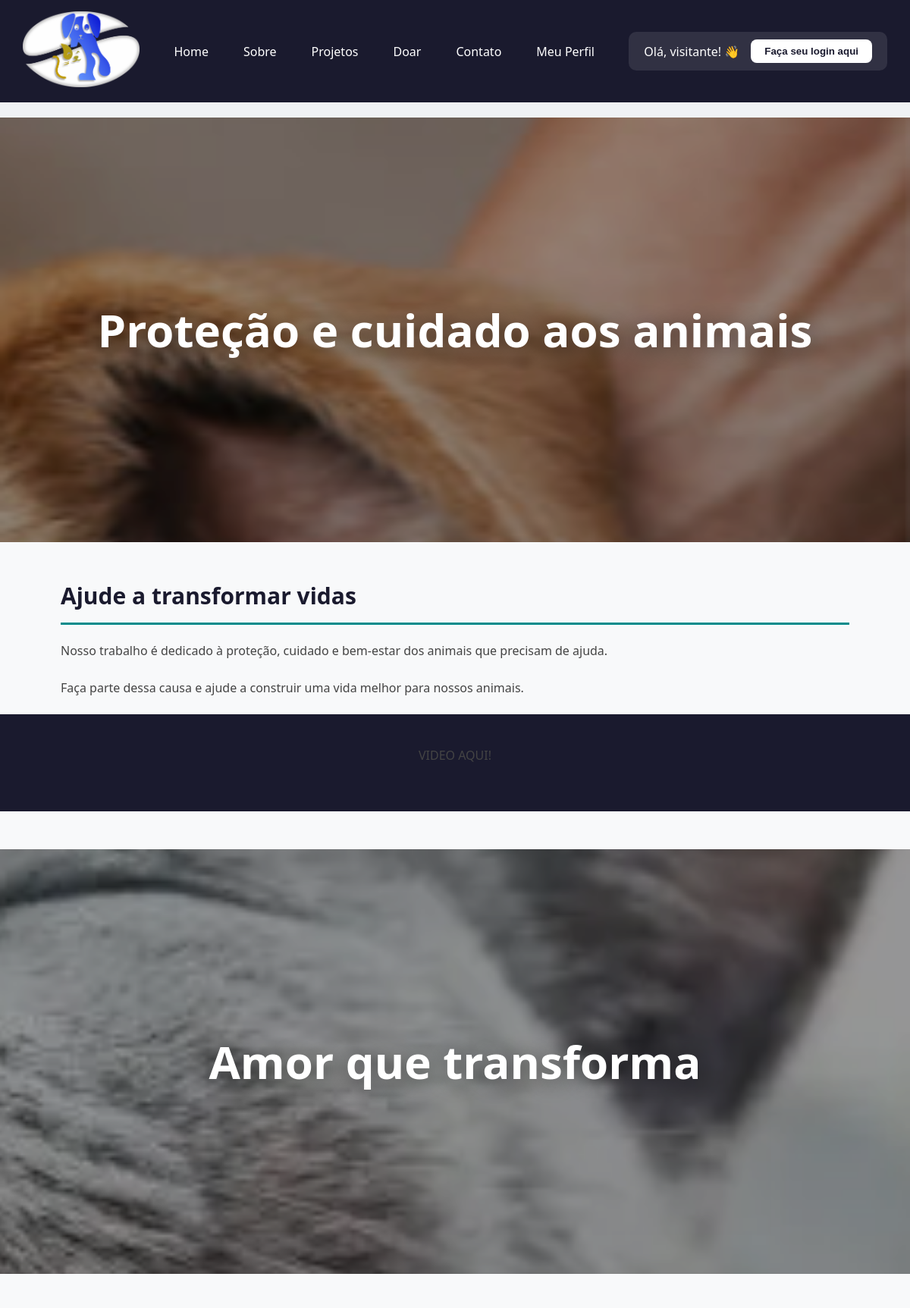
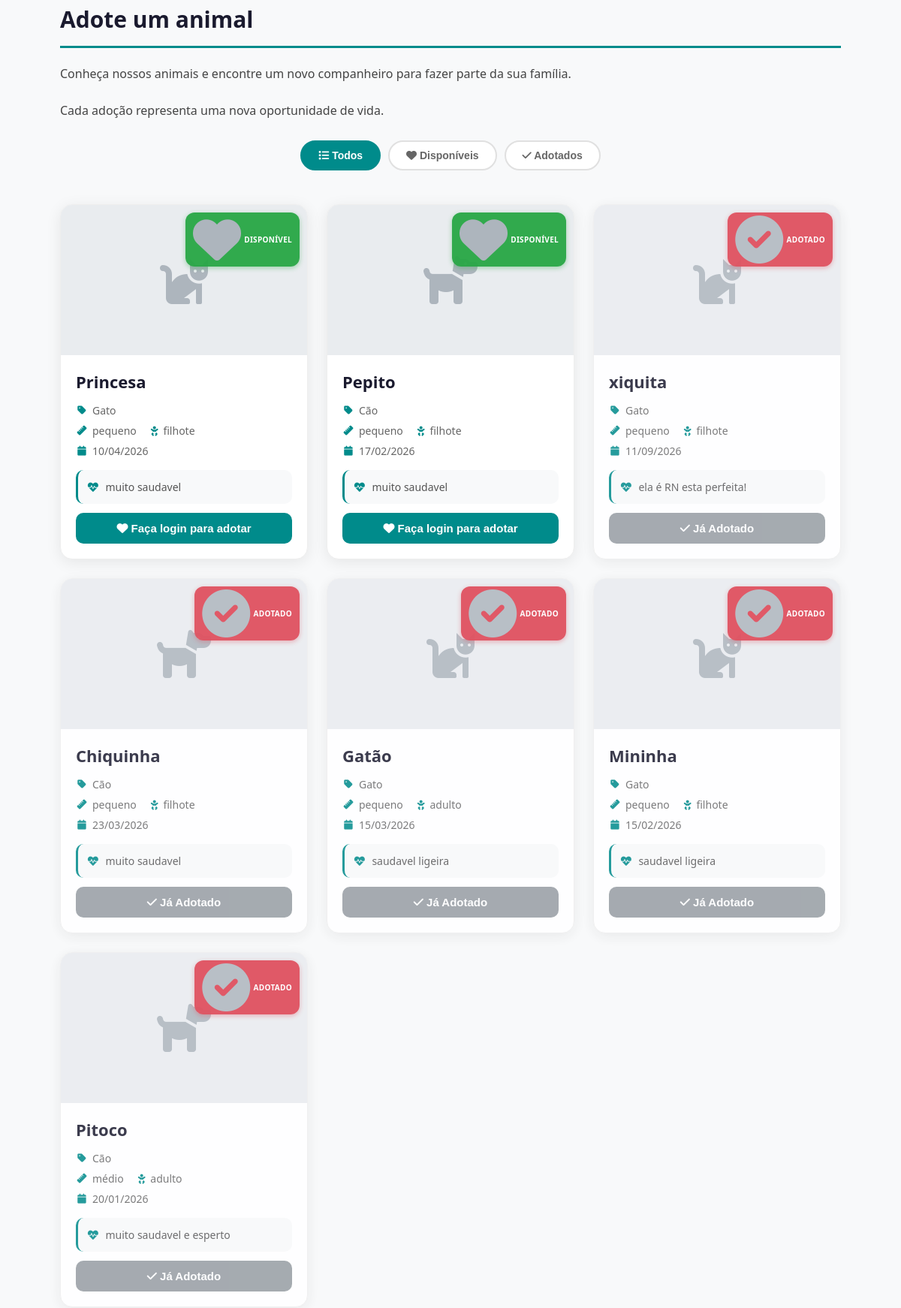
The page / (upper part) on the database its author committed (2 pictures, top to bottom).
### tables this page shows
CREATE TABLE `animais` (
    `id_animal` int(11) NOT NULL,
    `nome` varchar(30) DEFAULT NULL,
    `especie` enum('Gato', 'Cão') DEFAULT NULL,
    `porte` enum('pequeno', 'médio', 'grande') DEFAULT NULL,
    `data_acolhimento` date DEFAULT NULL,
    `idade_aparente` enum('filhote', 'adulto', 'idoso') DEFAULT NULL,
    `saude` text DEFAULT NULL,
    `foto` varchar(255) DEFAULT NULL
);

### conexao.php (called while the page is built, shortened)
<?php
function buscarAnimais($conexao)
{
    $sql = "SELECT a.*,
                   CASE
                       WHEN EXISTS (SELECT 1 FROM adocoes ad WHERE ad.id_animal = a.id_animal AND ad.status IN ('pendente', 'aprovado', 'concluido'))
                       THEN 1
                       ELSE 0
                   END as adotado,
                   CASE
                       WHEN EXISTS (SELECT 1 FROM adocoes ad WHERE ad.id_animal = a.id_animal AND ad.status IN ('pendente', 'aprovado', 'concluido'))
                       THEN (SELECT ad.status FROM adocoes ad WHERE ad.id_animal = a.id_animal AND ad.status IN ('pendente', 'aprovado', 'concluido') ORDER BY ad.id_adocao DESC LIMIT 1)
                       ELSE NULL
                   END as status_adocao
            FROM animais a
            ORDER BY adotado ASC, a.data_acolhimento DESC";
    $resultado = $conexao->query($sql);
    if ($resultado && $resultado->num_rows > 0) {
        return $resultado->fetch_all(MYSQLI_ASSOC);
    }
    return [];
}

### index.php (the view, shortened to what this page needs)
<?php
include "conexao.php";
$animais = buscarAnimais($conexao);
$usuario_logado = isset($_SESSION['usuario_id']);
$nome_usuario = $_SESSION['usuario_nome'] ?? 'visitante';
$nivel_usuario = $_SESSION['usuario_nivel'] ?? 4;
$nome_nivel = getNomeNivel($nivel_usuario);
?>
<!DOCTYPE html>
<html lang="pt-br">
<head>
    <link rel="stylesheet" href="estilos/style_geral.css">
    <link rel="stylesheet" href="estilos/style_index.css">
    <link rel="stylesheet" href="https://cdnjs.cloudflare.com/ajax/libs/font-awesome/6.0.0/css/all.min.css">
</head>
<body>
    <div class="wrapper">
        <header class="header">
            <a href="index.php">
                <img id="logoMenu" src="img/logoONG.png" alt="Logo APVAC">
            </a>
            <nav class="menu">
                <ul class="menu">
                    <li><a href="index.php">Home</a></li>
                    <li><a href="sobre.php">Sobre</a></li>
                    <li><a href="projetos.php">Projetos</a></li>
                    <li><a href="doar.php">Doar</a></li>
                    <li><a href="contato.php">Contato</a></li>
                    <li><a href="perfil.php">Meu Perfil</a></li>
                </ul>
            </nav>
            <div class="acesso">
                <?php if ($usuario_logado): ?>
                <span>Olá, <?php echo htmlspecialchars($nome_usuario); ?>! 👋</span>
                <span
                    style="font-size: 12px; background: rgba(255,255,255,0.2); padding: 2px 12px; border-radius: 12px;">
                    <?php echo $nome_nivel; ?>
                </span>
                <a href="logout.php" class="btn-sair">
                    <i class="fas fa-sign-out-alt"></i> Sair
                </a>
                <?php else: ?>
                <span>Olá, visitante! 👋</span>
                <button type="button" id="abrirLogin">
                    Faça seu login aqui
                </button>
                <?php endif; ?>
            </div>
        </header>
        <main>
            <section class="module parallax parallax1">
                <h1>Proteção e cuidado aos animais</h1>
            </section>
            <section class="module content">
                <div class="container">
                    <h2>Ajude a transformar vidas</h2>
                    <p>Nosso trabalho é dedicado à proteção, cuidado e bem-estar dos animais que precisam de ajuda.</p>
                    <p>Faça parte dessa causa e ajude a construir uma vida melhor para nossos animais.</p>
                </div>
                <div class="video">
                    <p>VIDEO AQUI!</p>
                </div>
            </section>
            <section class="module parallax parallax2">
                <h1>Amor que transforma</h1>
            </section>
            <section class="module content">
                <div class="container">
                    <h2>Adote um animal</h2>
                    <p>Conheça nossos animais e encontre um novo companheiro para fazer parte da sua família.</p>
                    <p>Cada adoção representa uma nova oportunidade de vida.</p>
                    <div class="filtros-animais">
                        <button class="filtro-animal ativo" onclick="filtrarAnimais('todos', this)">
                            <i class="fas fa-list"></i> Todos
                        </button>
                        <button class="filtro-animal" onclick="filtrarAnimais('disponivel', this)">
                            <i class="fas fa-heart"></i> Disponíveis
                        </button>
                        <button class="filtro-animal" onclick="filtrarAnimais('adotado', this)">
                            <i class="fas fa-check"></i> Adotados
                        </button>
                    </div>
                    <?php if (count($animais) > 0): ?>
                    <div class="cards-grid" id="cardsAnimais">
                        <?php foreach ($animais as $animal): ?>
                        <div class="card-animal <?php echo $animal['adotado'] ? 'animal-adotado' : ''; ?>"
                            data-status="<?php echo $animal['adotado'] ? 'adotado' : 'disponivel'; ?>">
                            <div class="foto-animal">
                                <?php if (!empty($animal['foto']) && file_exists($animal['foto'])): ?>
                                <img src="<?php echo $animal['foto']; ?>"
                                    alt="<?php echo htmlspecialchars($animal['nome']); ?>">
                                <?php else: ?>
                                <i class="fas <?php echo $animal['especie'] == 'Cão' ? 'fa-dog' : 'fa-cat'; ?>"></i>
                                <?php endif; ?>
                                <?php if ($animal['adotado']): ?>
                                <div class="selo-adotado">
                                    <i class="fas fa-check-circle"></i> ADOTADO
                                </div>
                                <?php else: ?>
                                <div class="selo-disponivel">
                                    <i class="fas fa-heart"></i> DISPONÍVEL
                                </div>
                                <?php endif; ?>
                            </div>
                            <div class="info">
                                <h3><?php echo htmlspecialchars($animal['nome']); ?></h3>
                                <div class="detalhes">
                                    <i class="fas fa-tag"></i> <?php echo htmlspecialchars($animal['especie']); ?>
                                </div>
                                <div class="detalhes">
                                    <i class="fas fa-ruler"></i> <?php echo htmlspecialchars($animal['porte']); ?>
                                    <span style="margin-left: 10px;">
                                        <i class="fas fa-baby"></i>
                                        <?php echo htmlspecialchars($animal['idade_aparente']); ?>
                                    </span>
                                </div>
                                <div class="detalhes">
                                    <i class="fas fa-calendar"></i>
                                    <?php echo date('d/m/Y', strtotime($animal['data_acolhimento'])); ?>
                                </div>
                                <div class="descricao">
                                    <i class="fas fa-heartbeat"></i>
                                    <?php echo htmlspecialchars($animal['saude']); ?>
                                </div>
                                <?php if ($animal['adotado']): ?>
                                <button class="btn-adotar btn-adotado" disabled>
                                    <i class="fas fa-check"></i> Já Adotado
                                </button>
                                <?php elseif ($usuario_logado): ?>
                                <a href="adotar.php?id=<?php echo $animal['id_animal']; ?>" class="btn-adotar">
                                    <i class="fas fa-heart"></i> Quero Adotar
                                </a>
                                <?php else: ?>
                                <button onclick="abrirModal()" class="btn-adotar">
                                    <i class="fas fa-heart"></i> Faça login para adotar
                                </button>
                                <?php endif; ?>
                            </div>
                        </div>
                        <?php endforeach; ?>
                    </div>
                    <?php else: ?>
                    <p style="text-align: center; font-size: 18px; padding: 40px 0;">No momento não temos animais
                        disponíveis para adoção. Volte em breve!</p>
                    <?php endif; ?>
                </div>
            </section>
        </main>
    </div>
</body>
</html>

### estilos/style_geral.css (style rules this page uses)
* { margin: 0; padding: 0; box-sizing: border-box; }
body { font-family: 'Segoe UI', Tahoma, Geneva, Verdana, sans-serif; background-color: #f0f2f5; color: #1a1a2e; }
.header { background: #1a1a2e; display: flex; flex-wrap: wrap; justify-content: space-between; align-items: center; padding: 15px 30px; color: white; }
#logoMenu { height: 100px; width: auto; }
.menu { display: flex; flex-wrap: wrap; list-style: none; gap: 10px; }
.menu li a { display: block; padding: 10px 18px; text-decoration: none; color: white; border-radius: 8px; font-weight: 500; }
.header .acesso { background: rgba(255, 255, 255, 0.1); padding: 10px 20px; border-radius: 10px; display: flex; align-items: center; gap: 15px; }
.header .acesso span { color: white; font-weight: 500; }
.header .acesso a, #abrirLogin { background: white; color: #1a1a2e; padding: 8px 18px; border-radius: 8px; border: none; font-weight: 600; cursor: pointer; text-decoration: none; }
main { background-color: #f0f2f5; padding: 20px 0; min-height: calc(100vh - 200px); }
.wrapper { display: flex; flex-direction: column; min-height: 100vh; }
.container { max-width: 1400px; width: 90%; margin: 0 auto; padding: 0 20px; }
section.module.parallax { display: flex; flex-direction: column; justify-content: center; align-items: center; height: 70vh; width: 100%; position: relative; background-position: center; background-repeat: no-repeat; background-attachment: fixed; background-size: cover; }
section.module.parallax::before { content: ""; position: absolute; top: 0; left: 0; right: 0; bottom: 0; background: rgba(0, 0, 0, 0.4); z-index: 1; }
section.module.parallax1 { background-image: url('../img/parallaxCao.jpg'); }
section.module.parallax2 { background-image: url('../img/parallaxGato.webp'); }
section.module.parallax h1 { color: white; text-align: center; font-size: 60px; z-index: 2; font-weight: 800; text-shadow: 0 4px 30px rgba(0, 0, 0, 0.5); padding: 0 20px; }
section.module.content { padding: 50px 0; background-color: white; }
section.module.content:nth-child(even) { background-color: #f8f9fa; }
section.module h2 { font-size: 30px; color: #1a1a2e; margin-bottom: 20px; padding-bottom: 15px; border-bottom: 3px solid #008b8b; }
section.module p { line-height: 1.8; color: #444; margin-bottom: 20px; }
.video { background: #1a1a2e; padding: 40px; text-align: center; color: white; }

### rows shown on the page
animais: shows "DISPONÍVEL", nome "Princesa", especie "Gato", porte "pequeno", idade_aparente "filhote", data_acolhimento "10/04/2026", saude "muito saudavel", shows "Faça login para adotar"
animais: shows "DISPONÍVEL", nome "Pepito", especie "Cão", porte "pequeno", idade_aparente "filhote", data_acolhimento "17/02/2026", saude "muito saudavel", shows "Faça login para adotar"
animais: shows "ADOTADO", nome "xiquita", especie "Gato", porte "pequeno", idade_aparente "filhote", data_acolhimento "11/09/2026", saude "ela é RN esta perfeita!", shows "Já Adotado"
animais: shows "ADOTADO", nome "Chiquinha", especie "Cão", porte "pequeno", idade_aparente "filhote", data_acolhimento "23/03/2026", saude "muito saudavel", shows "Já Adotado"
animais: shows "ADOTADO", nome "Gatão", especie "Gato", porte "pequeno", idade_aparente "adulto", data_acolhimento "15/03/2026", saude "saudavel ligeira", shows "Já Adotado"
animais: shows "ADOTADO", nome "Mininha", especie "Gato", porte "pequeno", idade_aparente "filhote", data_acolhimento "15/02/2026", saude "saudavel ligeira", shows "Já Adotado"
animais: shows "ADOTADO", nome "Pitoco", especie "Cão", porte "médio", idade_aparente "adulto", data_acolhimento "20/01/2026", saude "muito saudavel e esperto", shows "Já Adotado"
